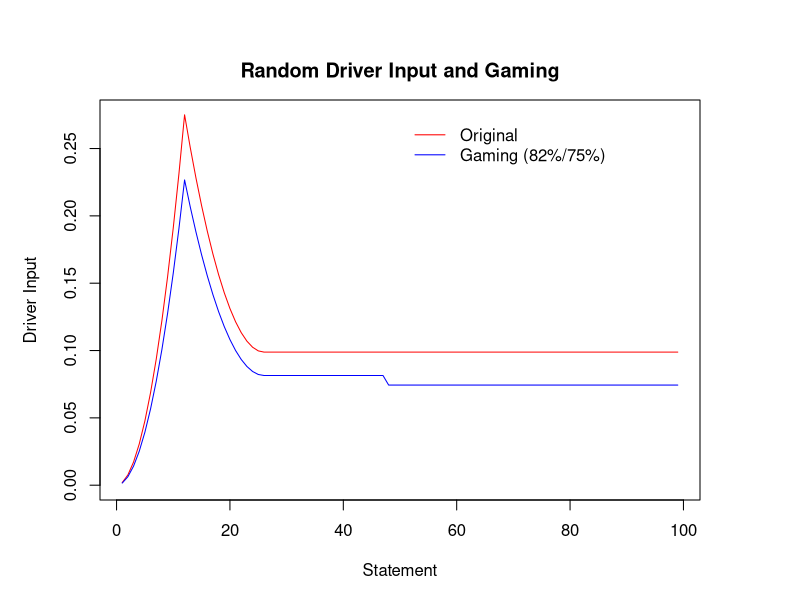

The R script that drew this image:
library(stats)
r1 <- runif(1, 0.2, 0.3)      
r2 <- runif(1, 0.08, 0.12)
r3 <- round(runif(1, 8, 12))
r4 <- round(runif(1, 21, 30))
x <- rep(0, 99)
for (i in 1:r3) {x[i] <- r1 * (i^2) / (r3^2)}
for (i in r3:r4) {x[i] <- r2 + (r1 - r2) * ((r4-i)^2) / ((r4-r3)^2)}
for (i in r4:99) {x[i] <- r2}
r5 <- runif(1, 0.5, 1.5)
r6 <- runif(1, 0.5, 1.5)
r7 <- round(runif(1, 40, 60))
gamefactor <- rep(1, 99)
gamefactor[1:r7] <- rep(r5, r7)
gamefactor[(r7+1):99] <- rep(r6, 99-r7)
y <- x * gamefactor
par(mar = c(4,4,3,1))
par(pin = c(6,4))
plot(x, type = "l", col = "red", ylim = c(0, max(x, y)),
     main = "Random Driver Input and Gaming", xlab = "Statement", ylab = "Driver Input")
lines(y, col = "blue")
legend(50, max(x,y), 
       c("Original", 
         paste("Gaming (", 
               round(r5 * 100), "%/", 
               round(r6 * 100), "%)", 
               sep = '')),
       lty = c(1,1), col = c("red","blue"), bty="n")